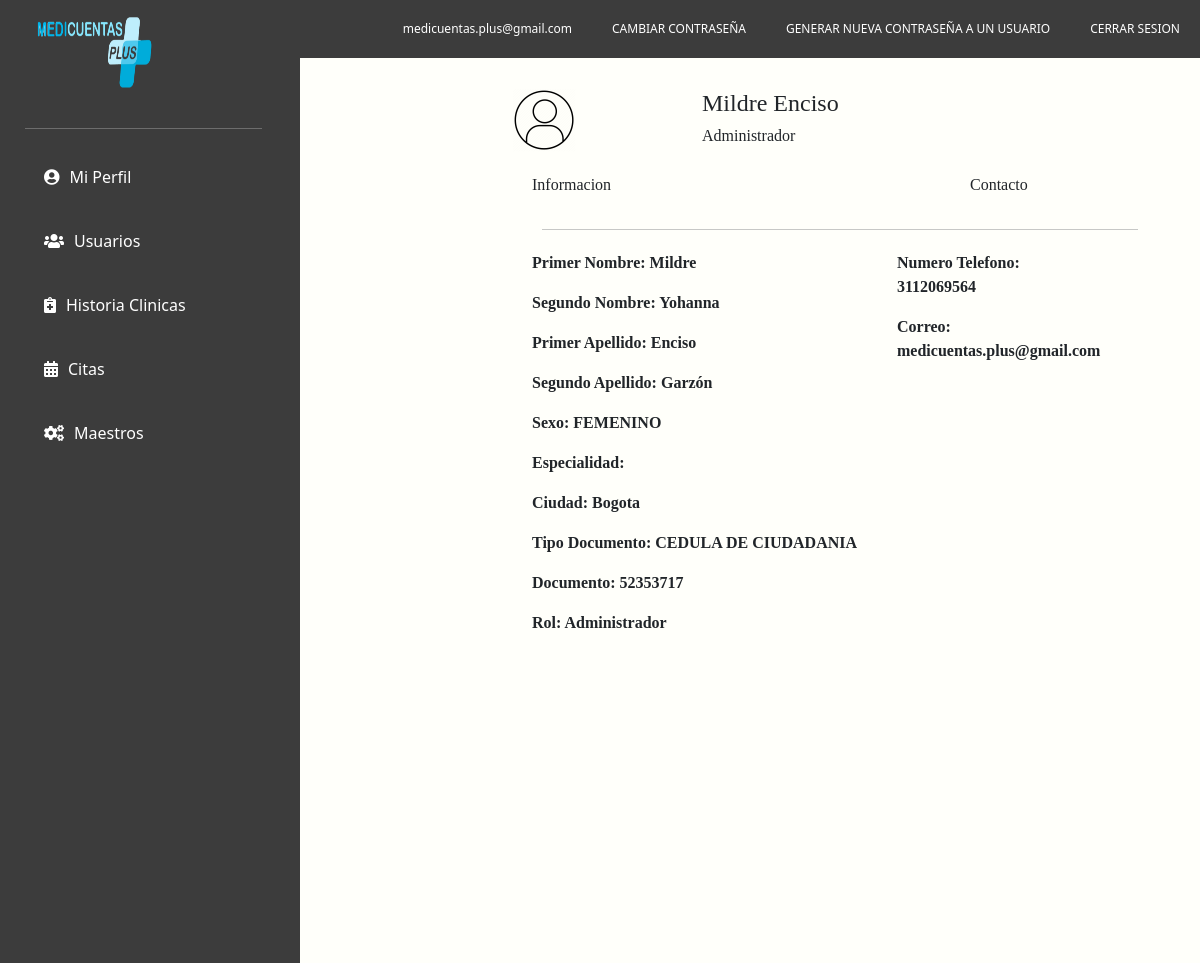
/dashboard (signed in), run on the app's committed database.
### modelos/models.py (models this page shows)
class Usuario(models.Model):
    primernombre = models.CharField(max_length=1000, blank=True, null=True)
    segundonombre = models.CharField(max_length=1000, blank=True, null=True)
    primerapellido = models.CharField(max_length=1000, blank=True, null=True)
    segundoapellido = models.CharField(max_length=1000, blank=True, null=True)
    usuario = models.CharField(max_length=1000, blank=True, null=True)
    clave = models.TextField(blank=True, null=True)
    tipodocumento= models.CharField(max_length=1000, blank=True, null=True)
    numerodocumento= models.CharField(max_length=1000, blank=True, null=True)
    fechanacimiento = models.DateField(blank=True, null=True)
    edad = models.CharField(max_length=100, blank=True, null=True)
    numerotelefono = models.IntegerField( blank=True, null=True)
    ciudad = models.ForeignKey(Ciudad, on_delete=models.CASCADE,blank=True, null=True)
    especialidad = models.ForeignKey(Especialidad, on_delete=models.CASCADE,blank=True, null=True)
    rol = models.CharField(max_length=500, blank=True , null=True)
    asistente = models.CharField(max_length=500, blank=True, null= True)
    permisoscomentario = models.CharField(max_length=100, blank=True, null= True)
    sexo = models.CharField(max_length=500, blank=True, null= True)
    consultorio = models.CharField(max_length=500, blank=True, null= True)
    estado = models.CharField(max_length=500, blank=True, null= True)

class Ciudad(models.Model):
    ciudad = models.CharField(max_length=1000, blank=True, null=True)

### modelos/views.py (the view)
# urls.py: path('dashboard',dashboard),
def dashboard(request):
    if request.session.get('validar') == False:
        return redirect('/')
    else:
        if request.session.get('user'):
            usuario = Usuario.objects.get(id=request.session.get('user'))
            prestador = {}
            if usuario.rol == "Asistente":
                prestador = Usuario.objects.filter(asistente=usuario.primernombre+"-"+usuario.usuario)
                print(prestador)
            return render(request,'dashboard.html',{"usuario":usuario,"sesion":request.session.get('validar'),"prestador":prestador})
        else:
            return redirect('/')

### modelos/templates/dashboard.html (shortened to what this page needs)
<!doctype html>
<html lang="en">
<head>
    {% load static %}
    {% block head %}
	{% include "head.html" %}
	{% endblock %}
</head>
<body>
    <header>
        {% block header %}
				{% include "header.html" %}
		{% endblock %}
    </header>
    <main>
        <div class="container-fluid">
            <div class="row">
                <div class="col-3">
                    {% block main %}
				        {% include "main.html" %}
		            {% endblock %}
                </div>
                <div class="col-9 row" id="col-9">
                    <div id="completa">
                        <div style="font-family: 'Alegreya Sans SC'; margin-left: 200px;" class="col-lg-2"
                            id="perfilfoto">
                            <img _ngcontent-xhe-c207="" src="{% static 'imagenes/profile.png'%}" width="64" height="64"
                                alt="Profile Image" class="ml-2 mr-4">
                        </div>
                        <div style="font-family: 'Alegreya Sans SC';" class="col-lg-2" id="perfil">
                            <div>
                                <h4>{{usuario.primernombre}} {{usuario.primerapellido}}</h4>
                            </div>
                            <div>
                                <h6>{{usuario.rol}}</h6>
                            </div>
                        </div>
                        <div>
                            <div class="row" id="datos">
                                <div style="font-family: 'Alegreya Sans SC'; margin-left: 220px; margin-top: 20px;"
                                    class="col-lg-6">
                                    <p>Informacion</p>
                                </div>
                                <div style="font-family: 'Alegreya Sans SC'; margin-top: 20px;" class="col-lg-2">
                                    <p>Contacto</p>
                                </div>
                            </div>
                            <hr style="width: 70%; margin-left: 230px;" />
                            <div class="row">
                                <div style="font-family: 'Alegreya Sans SC'; margin-left: 220px; margin-top: 5px;"
                                    class="col-lg-5">
                                    <div>
                                        <p style="font-weight: bold;">Primer Nombre: {{usuario.primernombre}}</p>
                                    </div>
                                    <div>
                                        <p style="font-weight: bold;">Segundo Nombre: {{usuario.segundonombre}}</p>
                                    </div>
                                    <div>
                                        <p style="font-weight: bold;">Primer Apellido: {{usuario.primerapellido}}</p>
                                    </div>
                                    <div>
                                        <p style="font-weight: bold;">Segundo Apellido: {{usuario.segundoapellido}}</p>
                                    </div>
                                    <div>
                                        <p style="font-weight: bold;">Sexo: {{usuario.sexo}}</p>
                                    </div>
                                    <div>
                                        <p style="font-weight: bold;">Especialidad:
                                            {{usuario.especialidad.especialidad}}</p>
                                    </div>
                                    <div>
                                        <p style="font-weight: bold;">Ciudad: {{usuario.ciudad.ciudad}}</p>
                                    </div>
                                    <div>
                                        <p style="font-weight: bold;">Tipo Documento: {{usuario.tipodocumento}}</p>
                                    </div>
                                    <div>
                                        <p style="font-weight: bold;">Documento: {{usuario.numerodocumento}}</p>
                                    </div>
                                    <div>
                                        <p style="font-weight: bold;">Rol: {{usuario.rol}}</p>
                                    </div>
                                </div>
                                <div style="font-family: 'Alegreya Sans SC'; margin-top: 5px;" class="col-lg-3">
                                    <div>
                                        <p style="font-weight: bold;">Numero Telefono: {{usuario.numerotelefono}}</p>
                                    </div>
                                    <div>
                                        <p style="font-weight: bold;">Correo: {{usuario.usuario}}</p>
                                    </div>
                                </div>
                            </div>
                        </div>
                    </div>
                </div>
            </div>
        </div>
    </main>
</body>
</html>

### modelos/templates/header.html (shortened to what this page needs)
{%load static%}
<img src="{% static 'imagenes/logo1.png'%}" class="img-1">
<nav>
    <ul>
        <li><a href="/logout">CERRAR SESION</a></li>
        {% if usuario.rol == 'Administrador'%}
        <li><a href="/cclaveusuario">GENERAR NUEVA CONTRASEÑA A UN USUARIO</a></li>
        {%endif%}
        <li><a href="/cambioclave/{{usuario.id}}">CAMBIAR CONTRASEÑA</a></li>
        <li><a href="#">{{usuario.usuario}}</a></li>
    </ul>
</nav>

### static/css/index.css (style rules this page uses)
* { margin:0; padding:0; }
body { background:#FFFFFA; }
header { width:100%; }
header nav { width:100%; max-width:100%; height: 100%; background:#3c3c3c; }
header nav ul { overflow:hidden; list-style:none; }
header nav ul li { float:right; }
header nav ul li a { color:#fff; padding:20px; display:block; text-decoration:none; font-size: 12px; }
.container-fluid { margin-top: -16px; }
.container-fluid .col-3 { height: calc(100vh- 75px); overflow: auto; background:#3c3c3c; }
.img-1 { width: 10%; height: 80px; position: absolute; margin: 12px 35px; }
#col-9 { margin-top:30px; height: 100%; }
#col-9 #completa #perfil { margin-left: 390px; margin-top: -63px; }

### data on the page
Usuario: usuario "medicuentas.plus@gmail.com", primernombre "Mildre", primerapellido "Enciso", rol "Administrador", segundonombre "Yohanna", segundoapellido "Garzón", sexo "FEMENINO", ciudad.ciudad "Bogota", tipodocumento "CEDULA DE CIUDADANIA", numerodocumento "52353717", numerotelefono "3112069564"
